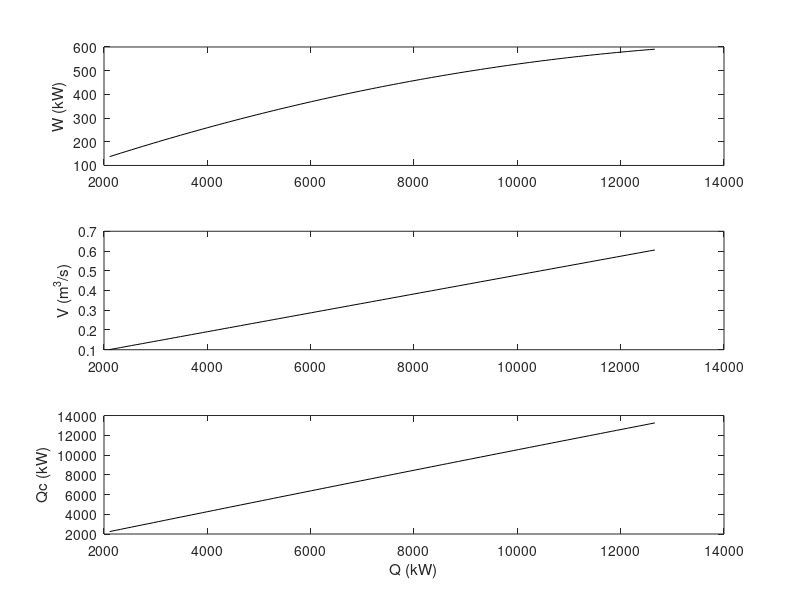
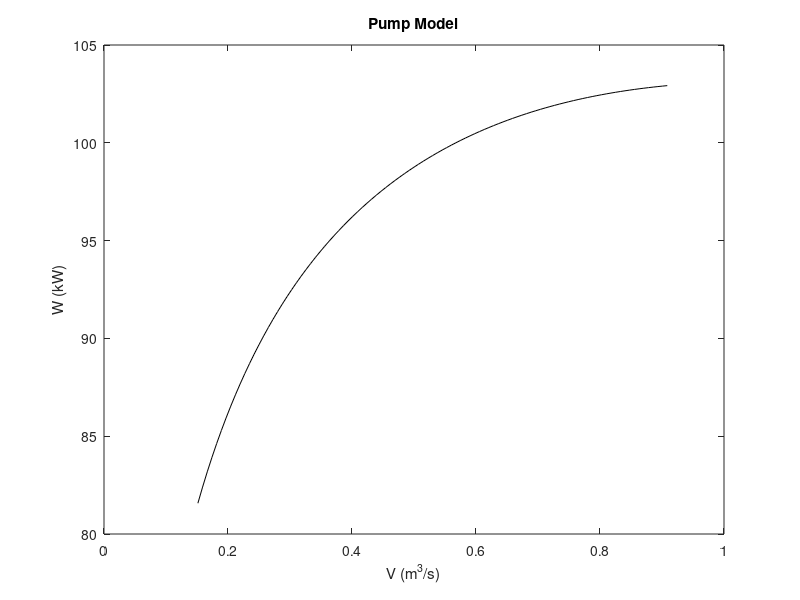
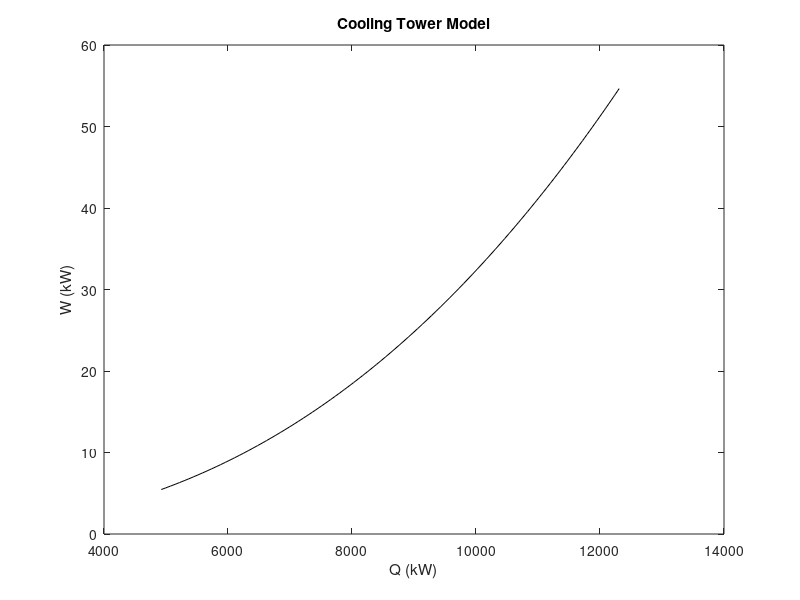

The MATLAB script that drew these images, in order: (Note: this script raises an error after producing the figures.)
% Waterside equipment model parameters.
data = struct();

% Common temperature, constants, etc.
common = struct();
common.Tchws = 7; % *C
common.Tchwr = 12; % *C
common.Tcws = 29.44; % *C
common.Tcwr = 35; % *C
common.Twb = 26.67; % *C
common.rho = 1000; % kg/m^3
common.Cp = 4.184; % kJ/(kg *C)
common.Tref = common.Tchwr; % *C

% Chillers.
chiller = struct();
chiller.a = [1.18090; -254.56150; 0.000673480];
chiller.Qnom = 10551; % kW
chiller.Qmin = 0.2*chiller.Qnom; % kW
chiller.Qmax = 1.2*chiller.Qnom; % kW
chiller.Tchws = common.Tchws; % *C
chiller.Tchwr = common.Tchwr; % *C
chiller.Tcws = common.Tcws; % *C
chiller.rhoCp = common.rho*common.Cp; % kJ/(m^3 *C)

function [W, V, Qc] = chillermodel(Q, par)
    % Gordon-ng model.
    par.Tchws = par.Tchws + 273; % Convert from *C to K.
    par.Tchwr = par.Tchwr + 273;
    par.Tcws = par.Tcws + 273;
    W = (Q + par.a(1)/par.Tchws + par.a(2)*(1 - par.Tchws/par.Tcws)) ...
        .*(par.Tcws./(par.Tchws + par.a(3)*Q)) - Q;
    V = Q./(par.rhoCp*(par.Tchwr - par.Tchws));
    Qc = Q + W; % Cooling water load.
end%function

figure()
Q = linspace(chiller.Qmin, chiller.Qmax, 101);
[W, V, Qc] = chillermodel(Q, chiller);
subplot(3, 1, 1);
title('Chiller Model');
plot(Q, W, '-k');
ylabel('W (kW)');
subplot(3, 1, 2);
plot(Q, V, '-k');
ylabel('V (m^3/s)');
subplot(3, 1, 3);
plot(Q, Qc, '-k');
ylabel('Qc (kW)');
xlabel('Q (kW)');

% Pumps. Empirical model.
pump = struct();
pump.b = [19.9767073197906, 1000, -14.3598440800279, -21.4982225348288];
pump.Vnom = 0.7571;  % m^3/s
pump.Vmin = 0.2*pump.Vnom; % m^3/s
pump.Vmax = 1.2*pump.Vnom; % m^3/s

function W = pumpmodel(V, par)
    % Empirical pump model.
    V = V/par.Vnom; % Scale volume.
    W = par.b(1)*log(1 + par.b(2)*V) + par.b(3)*V + par.b(4);
end%function

figure()
V = linspace(pump.Vmin, pump.Vmax, 101);
plot(V, pumpmodel(V, pump), '-k');
xlabel('V (m^3/s)');
ylabel('W (kW)');
title('Pump Model');

% Cooling towers.
tower = struct();
tower.c = [4.43; 1.12; 1.11];
tower.Qnom = 2461.83; % kW
tower.scale = 4;
tower.Qmin = 0.5*tower.Qnom*tower.scale;
tower.Qmax = 1.25*tower.Qnom*tower.scale;
tower.kappa = 1.8666e-05; % kJ/kg^3
tower.Twb = common.Twb; % *C
tower.Tcws = common.Tcws; % *C
tower.Tcwr = common.Tcwr; % *C
tower.Cp = common.Cp; % kJ/(kg *C)

function W = towermodel(Q, par)
    % Tower model.
    Q = Q/par.scale;
    mw = Q/(par.Cp*(par.Tcwr - par.Tcws));
    ma = par.c(2)^(1/par.c(3))*(par.c(1)*(par.Tcwr - par.Twb)./Q ...
         - mw.^(-par.c(3))).^(-1/par.c(3));
    W = par.scale*par.kappa*ma.^3;
end%function

Q = linspace(tower.Qmin, tower.Qmax, 101);
figure();
plot(Q, towermodel(Q, tower), '-k');
xlabel('Q (kW)');
ylabel('W (kW)');
title('Cooling Tower Model');

% Storage tank parameters.
tank = StorageTank('Tchwr', common.Tchwr, 'Tchws', common.Tchws, ...
                   'Tref', common.Tref, 'uvar', 'enthalpy');
Vcold0 = 0.01*tank.Vmax;
Hcold0 = tank.rhocp*Vcold0*(tank.Tchws - tank.Tref);
Vhot0 = tank.Vmax - Vcold0; 
Hhot0 = tank.rhocp*Vhot0*(tank.Tchwr - tank.Tref);

x0 = [Hcold0; Vcold0; Hhot0; Vhot0];

tank = StorageTank('uvar', 'enthalpy'); % Simulate using enthalpy.
Nsim = 240;
t = (1:Nsim)*tank.Delta;

urand = 2*(rand(size(t)) - 1);
usin = 2*sin(2*pi()*t/24);
uask = 0.125*tank.Vmax*tank.rhocp*(tank.Tchws - tank.Tref)*(urand + usin);
[x, uget] = tank.simulate(x0, uask);
tank.plot(x);
subplot(3, 1, 1);
title('Storage Tank Model');

tank = struct('Vtot', tank.Vmax, 'K', tank.k); % Save key parameters.

% Save composite data.
data.common = common;
data.chiller = chiller;
data.pump = pump;
data.tower = tower;
save('-v7', 'equipmentmodels.mat', '-struct', 'data');

